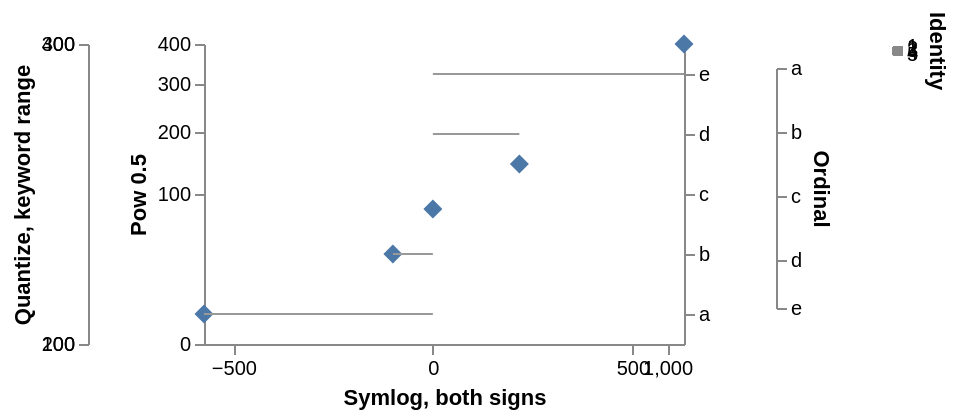

Source (Vega-Lite JSON):
### Vega specification from a JSON file in a GitHub repository (floating-point values rounded to 4 significant figures)
{"$schema": "https://vega.github.io/schema/vega/v6.json", "description": "A symlog axis spanning both signs, a pow axis with an exponent other than one, and a reversed point scale, and a quantize scale whose range is the keyword `height`, an ordinal scale and an identity scale — six scale types with no fixture of their own. An axis over the last two drew nothing at all: `generatedTicks` had no branch for either, and `rangeEnds` none either, so the spine ran the whole height of the plot and the title was centred on that. An ordinal axis is ticked with its domain values at their range positions, and an identity axis is ticked like a linear one — d3 makes it `linearish` — with each tick at the value itself. A range keyword is a range like any other once it is resolved: `height` reads as `[height, 0]`, and two values are a perfectly good pair of buckets. This engine refused the whole scale instead, for wanting an explicit range array or a scheme, and a refused scale takes its axis with it.", "width": 240, "height": 150, "padding": 5, "data": [{"name": "table", "values": [{"c": "a", "v": -900, "p": 4, "q": 1}, {"c": "b", "v": -12, "p": 36, "q": 2}, {"c": "c", "v": 0, "p": 81, "q": 3}, {"c": "d", "v": 45, "p": 144, "q": 4}, {"c": "e", "v": 1400, "p": 400, "q": 5}]}], "scales": [{"name": "sym", "type": "symlog", "domain": {"data": "table", "field": "v"}, "range": "width", "constant": 10}, {"name": "power", "type": "pow", "exponent": 0.5, "domain": {"data": "table", "field": "p"}, "range": "height", "nice": true}, {"name": "steps", "type": "point", "domain": {"data": "table", "field": "c"}, "range": "height", "padding": 0.5, "reverse": true}, {"name": "buckets", "type": "quantize", "domain": {"data": "table", "field": "p"}, "range": "height"}, {"name": "named", "type": "ordinal", "domain": {"data": "table", "field": "c"}, "range": [12, 44, 76, 108, 132]}, {"name": "asis", "type": "identity", "domain": {"data": "table", "field": "q"}}], "axes": [{"orient": "bottom", "scale": "sym", "tickCount": 5, "title": "Symlog, both signs"}, {"orient": "left", "scale": "power", "tickCount": 4, "title": "Pow 0.5"}, {"orient": "right", "scale": "steps"}, {"orient": "left", "scale": "buckets", "offset": 58, "tickCount": 4, "title": "Quantize, keyword range"}, {"orient": "right", "scale": "named", "offset": 46, "title": "Ordinal"}, {"orient": "right", "scale": "asis", "offset": 104, "tickCount": 3, "title": "Identity"}], "marks": [{"type": "symbol", "from": {"data": "table"}, "encode": {"enter": {"x": {"scale": "sym", "field": "v"}, "y": {"scale": "power", "field": "p"}, "size": {"value": 90}, "shape": {"value": "diamond"}, "fill": {"value": "#4c78a8"}}}}, {"type": "rule", "from": {"data": "table"}, "encode": {"enter": {"x": {"scale": "sym", "value": 0}, "x2": {"scale": "sym", "field": "v"}, "y": {"scale": "steps", "field": "c"}, "stroke": {"value": "#999999"}}}}]}
